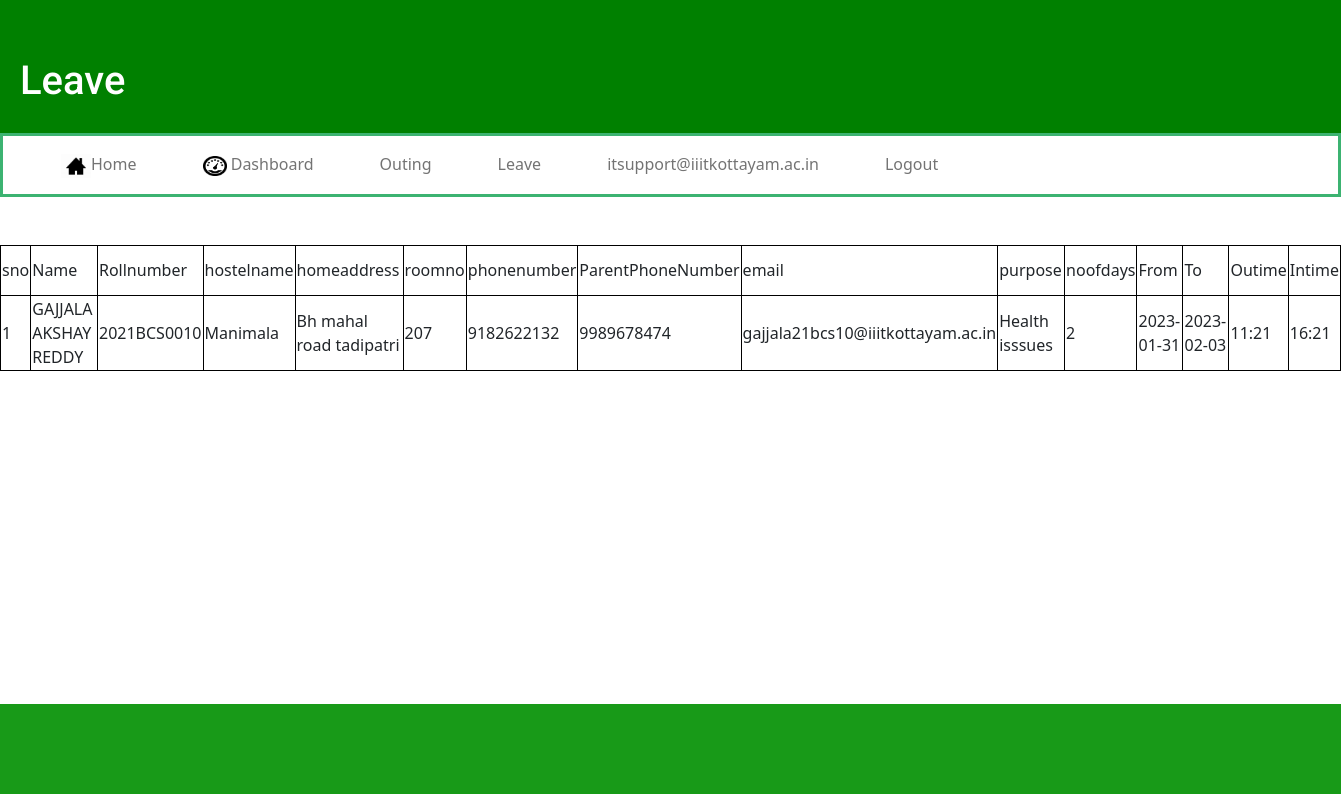
The page /leaveadmin (signed in) on the database its author committed.
### app.py (models this page shows, shortened)
class Student4(db.Model):
    id = db.Column(db.Integer, primary_key=True)
    name = db.Column(db.String(100), nullable=False)
    rollnumber = db.Column(db.String(100))
    homeaddress=db.Column(db.String(1000), nullable=False)
    email = db.Column(db.String(80), unique=False, nullable=False)
    course=db.Column(db.String(100))
    phonenumber=db.Column(db.Integer)
    parentphno=db.Column(db.Integer)
    hostelname=db.Column(db.String(100))
    roomno=db.Column(db.Integer)
    purpose=db.Column(db.String(1000), nullable=False)
    noofdays=db.Column(db.Integer)
    fromdate=db.Column(db.String(100))
    todate=db.Column(db.String(100))
    outime=db.Column(db.String(100))
    intime=db.Column(db.String(100))
    created_at = db.Column(db.DateTime(timezone=True),
                           server_default=func.now())

### app.py (the view)
@app.route('/leaveadmin')
def leaveadmin():
    if 'username' not in session:
        return redirect(url_for('home'))
    students = Student4.query.all()
    return render_template('leaveadmin.html', students=students)

### templates/leaveadmin.html (shortened to what this page needs)
<!DOCTYPE html>
<html lang="en">
<head>
<link href="https://cdn.jsdelivr.net/npm/bootstrap@5.2.3/dist/css/bootstrap.min.css" rel="stylesheet">
    <link rel="stylesheet" href="static/style.css">
</head>
<body>
  <div class="login">
    <div class="head">
</div>
    <div class="header">
      <h1 >Leave</h1>
    </div>
    <nav class="navbar navbar-expand-lg nav">
       <div class="collapse navbar-collapse" id="navbarTogglerDemo01">
            <ul class="navbar-nav s">
        <li class="nav-item pad"><a class="nav-link" href="{{url_for('homeadmin')}}"><img src="static/home.jpeg" width="30" height="24" alt="">Home</a></li>
        <li class="nav-item pad"><a class="nav-link" href="{{url_for('admin')}}"><img src="static/dashboard.png" width="24" height="20" alt=""> Dashboard</a></li>
        <li class="nav-item pad"><a class="nav-link" href="{{url_for('outingadmin')}}">Outing</a></li>
        <li class="nav-item pad"><a class="nav-link" href="{{url_for('leaveadmin')}}">Leave</a></li>
        <li class="nav-item pad"><a class="nav-link" href="https://www.iiitkottayam.ac.in/">itsupport@iiitkottayam.ac.in</a></li>
        <li class="nav-item pad"><a class="nav-link" href="{{ url_for('logout') }}">Logout</a></li>
      </ul>
      </div>
    </nav>
  </div>
  <br>
  <br>
  <table style="width:100%">
<tr height="50px">
  <td class="td">sno</td><td class="td">Name</td><td class="td">Rollnumber</td><td class="td">hostelname</td><td class="td">homeaddress</td><td class="td">roomno</td><td class="td">phonenumber</td><td class="td">ParentPhoneNumber</td><td class="td">email</td><td class="td">purpose</td><td class="td">noofdays</td><td class="td">From</td><td class="td">To</td><td class="td">Outime</td><td class="td">Intime</td>
</tr>
{% for student in students %}
<tr height="50px">
  <td class="td">{{student.id}}</td><td class="td">{{student.name}}</td><td class="td">{{student.rollnumber}}</td><td class="td">{{student.hostelname}}</td><td class="td">{{student.homeaddress}}</td><td class="td">{{student.roomno}}</td><td class="td">{{student.phonenumber}}</td><td class="td">{{student.parentphno}}</td>
  <td class="td">{{student.email}}</td><td class="td">{{student.purpose}}</td><td class="td">{{student.noofdays}}</td><td class="td">{{student.fromdate}}</td><td class="td">{{student.todate}}</td><td class="td">{{student.outime}}</td><td class="td">{{student.intime}}</td>
</tr>
{% endfor %}
</table class="table">
<br>
<br>
<br>
<footer>
  <div class="footer2">
  </div>
</footer>
</body>
</html>

### static/style.css (style rules this page uses)
.head { width: 100%; border-top: 30px solid green; }
h1 { color:white; padding-top:2%; padding-left:20px; font-family: 'Roboto', sans-serif; }
.header { width:100%; background-color:green; padding-bottom: 20px; }
ul { list-style-type: none; margin: 0; padding: 0; overflow: hidden; background-color: white; }
li { float: left; }
li a { display: block; color: black; text-align: center; padding: 10px 46px; text-decoration: none; }
.nav { border-style: solid; border-color: #3CB371; }
.pad { padding-left:50px; }
.table,.td { border: 1px solid black; border-collapse: collapse; }
.footer2 { border-top: 90px solid #189a18; margin-top:19.5%; }

### rows shown on the page
Student4: id "1", name "GAJJALA AKSHAY REDDY", rollnumber "2021BCS0010", hostelname "Manimala", homeaddress "Bh mahal road tadipatri", roomno "207", phonenumber "9182622132", parentphno "9989678474", email "gajjala21bcs10@iiitkottayam.ac.in", purpose "Health isssues", noofdays "2", fromdate "2023-01-31", todate "2023-02-03", outime "11:21", intime "16:21"
